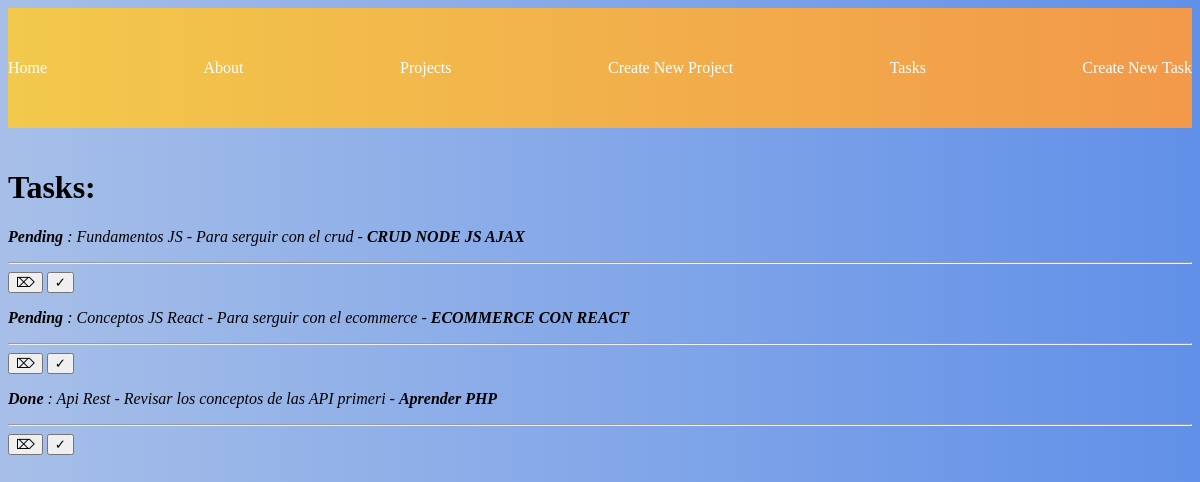
Page /api/tasks/ on the earlier database version.
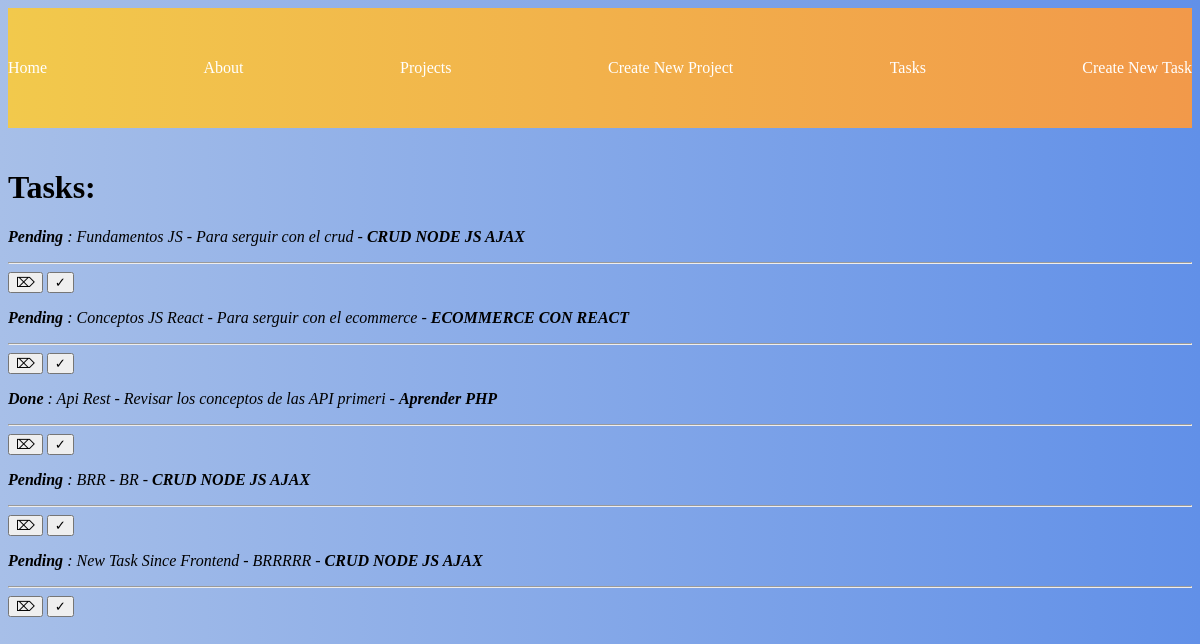
Same page on the later database version.
### myapp/models.py (models this page shows, shortened)
class Task( models.Model ):
    title = models.CharField( max_length=200 )
    description = models.TextField()
    project = models.ForeignKey( Project, on_delete=models.CASCADE )
    done = models.BooleanField( default=False )

class Project( models.Model ):
    name = models.CharField( max_length=200 )
    def __str__(self) -> str:
        return self.name

### myapp/views.py (the view)
# urls.py: path( 'tasks/', tasks, name='task'),
def tasks( request ): #http://127.0.0.1:8000/api/tasks/
    tasks = Task.objects.all()
    response: dict = { 'status': 200, 'tasks': tasks }
    return render( request, 'tasks/tasks.html', { 'data': response })

### myapp/templates/tasks/tasks.html
{% extends '../views/header.html' %}
{% block content %}
    <h1>Tasks:</h1>
    {% for task in data.tasks %}
        <p>
            <i>
                <b>
                    {% if task.done == False %}
                        Pending
                    {% else %}
                        Done
                    {% endif %}
                </b>:
                    {{ task.title }} - {{ task.description }} -
                    <b>
                        {{ task.project }}
                    </b>
                <hr>
                <button>&#8998;</button>
                <button>&#10003;</button>
            </i>
        </p>
    {% endfor %}
{% endblock %}

### myapp/templates/views/header.html (shortened to what this page needs)
{% load static %}
<!DOCTYPE html>
<html lang="en">
<head>
    <link rel="stylesheet" href="{% static 'css/main.css' %}">
</head>
    <body>
        <nav class="nabvar">
            <div class="container">
                <ul>
                    <li>
                        <a href="/api/">Home</a>
                    </li>
                    <li>
                        <a href="/api/about">About</a>
                    </li>
                    <li>
                        <a href="/api/projects">Projects</a>
                    </li>
                    <li>
                        <a href="{% url 'createproject' %}">Create New Project</a>
                    </li>
                    <li>
                        <a href="/api/tasks">Tasks</a>
                    </li>
                    <li>
                        <a href="{% url 'createtask' %}">Create New Task</a>
                    </li>
                </ul>
            </div>
        </nav>
        <div class="container">
            {% block content %}
            {% endblock %}
        </div>
    </body>
</html>

### myapp/static/css/main.css (style rules this page uses)
body { background: #6190E8; background: -webkit-linear-gradient(to right, #A7BFE8, #6190E8); background: linear-gradient(to right, #A7BFE8, #6190E8); }
.nabvar { background: #F2994A; background: -webkit-linear-gradient(to right, #F2C94C, #F2994A); background: linear-gradient(to right, #F2C94C, #F2994A); }
.nabvar ul li a { color: white; text-decoration: none; }
.nabvar ul li { list-style: none; }
.nabvar ul { display: flex; justify-content: space-between; padding: 15px 0; }
.container { max-width: 1200px; margin: auto; padding: 20px 0; }

Differences in the rows shown:
added Task: done "Pending", title "BRR", description "BR", project "CRUD NODE JS AJAX"
added Task: done "Pending", title "New Task Since Frontend", description "BRRRRR", project "CRUD NODE JS AJAX"
